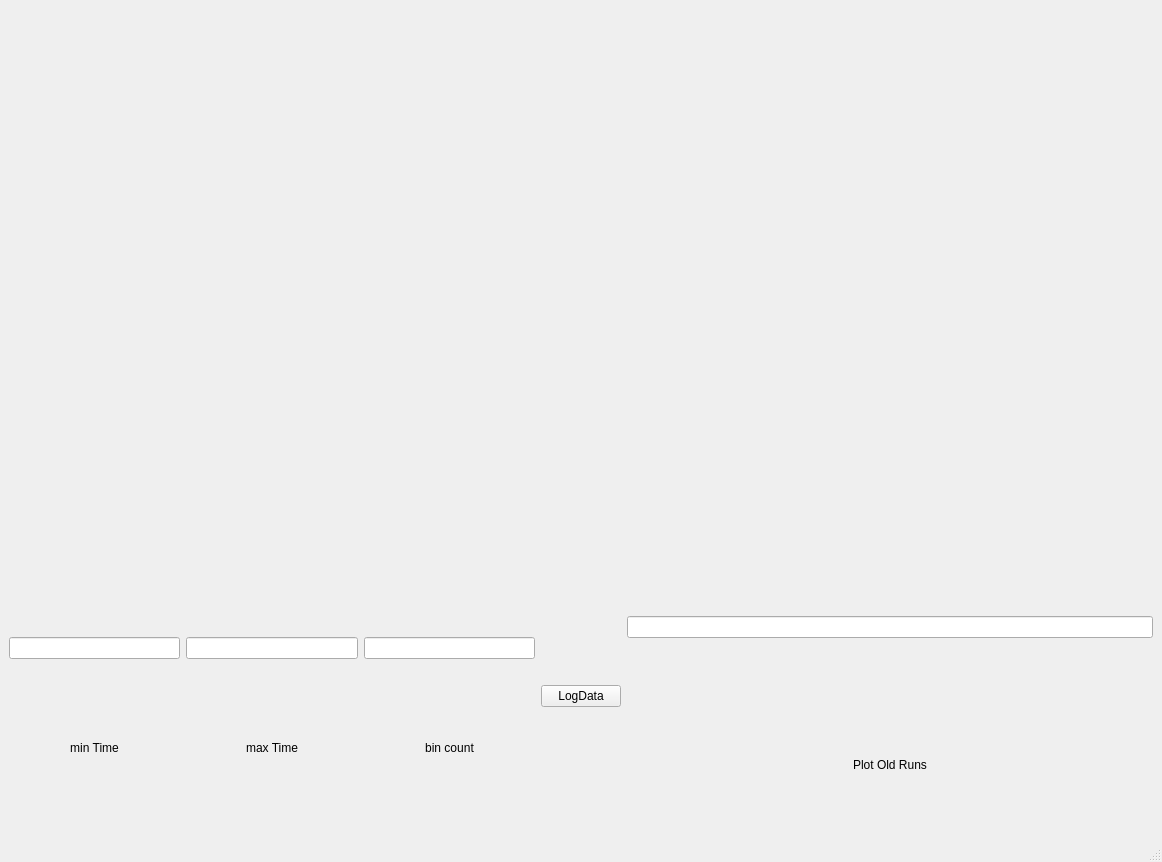
<?xml version="1.0" encoding="UTF-8"?>
<ui version="4.0">
 <class>MainWindow</class>
 <widget class="QMainWindow" name="MainWindow">
  <property name="geometry">
   <rect>
    <x>0</x>
    <y>0</y>
    <width>1162</width>
    <height>862</height>
   </rect>
  </property>
  <property name="windowTitle">
   <string>MainWindow</string>
  </property>
  <widget class="QWidget" name="centralwidget">
   <property name="autoFillBackground">
    <bool>true</bool>
   </property>
   <layout class="QGridLayout" name="gridLayout_2">
    <item row="1" column="1">
     <layout class="QGridLayout" name="gridLayout">
      <item row="0" column="0">
       <widget class="PlotWidget" name="tofPlotWidget" native="true">
        <property name="autoFillBackground">
         <bool>true</bool>
        </property>
       </widget>
      </item>
     </layout>
    </item>
    <item row="2" column="1">
     <layout class="QHBoxLayout" name="horizontalLayout">
      <item>
       <layout class="QGridLayout" name="gridLayout_3">
        <item row="1" column="0">
         <widget class="QLabel" name="tMinLabel">
          <property name="sizePolicy">
           <sizepolicy hsizetype="Minimum" vsizetype="Fixed">
            <horstretch>0</horstretch>
            <verstretch>0</verstretch>
           </sizepolicy>
          </property>
          <property name="text">
           <string>min Time</string>
          </property>
          <property name="alignment">
           <set>Qt::AlignCenter</set>
          </property>
         </widget>
        </item>
        <item row="1" column="2">
         <widget class="QLabel" name="tBinsLabel">
          <property name="sizePolicy">
           <sizepolicy hsizetype="Minimum" vsizetype="Fixed">
            <horstretch>0</horstretch>
            <verstretch>0</verstretch>
           </sizepolicy>
          </property>
          <property name="text">
           <string>bin count</string>
          </property>
          <property name="alignment">
           <set>Qt::AlignCenter</set>
          </property>
         </widget>
        </item>
        <item row="1" column="1">
         <widget class="QLabel" name="tMaxLabel">
          <property name="sizePolicy">
           <sizepolicy hsizetype="Minimum" vsizetype="Fixed">
            <horstretch>0</horstretch>
            <verstretch>0</verstretch>
           </sizepolicy>
          </property>
          <property name="text">
           <string>max Time</string>
          </property>
          <property name="alignment">
           <set>Qt::AlignCenter</set>
          </property>
         </widget>
        </item>
        <item row="0" column="1">
         <widget class="QLineEdit" name="tMaxLineEdit">
          <property name="alignment">
           <set>Qt::AlignCenter</set>
          </property>
         </widget>
        </item>
        <item row="0" column="0">
         <widget class="QLineEdit" name="tMinLineEdit">
          <property name="alignment">
           <set>Qt::AlignCenter</set>
          </property>
         </widget>
        </item>
        <item row="0" column="2">
         <widget class="QLineEdit" name="tBinsLineEdit">
          <property name="alignment">
           <set>Qt::AlignCenter</set>
          </property>
         </widget>
        </item>
       </layout>
      </item>
      <item>
       <widget class="QPushButton" name="scanToggler">
        <property name="text">
         <string>LogData</string>
        </property>
       </widget>
      </item>
      <item>
       <layout class="QVBoxLayout" name="verticalLayout_2">
        <item alignment="Qt::AlignVCenter">
         <widget class="QLineEdit" name="loadOldRunsLineEdit">
          <property name="alignment">
           <set>Qt::AlignCenter</set>
          </property>
         </widget>
        </item>
        <item alignment="Qt::AlignVCenter">
         <widget class="QLabel" name="loadOldRunsLabel">
          <property name="sizePolicy">
           <sizepolicy hsizetype="Minimum" vsizetype="Minimum">
            <horstretch>0</horstretch>
            <verstretch>0</verstretch>
           </sizepolicy>
          </property>
          <property name="text">
           <string>Plot Old Runs</string>
          </property>
          <property name="alignment">
           <set>Qt::AlignCenter</set>
          </property>
         </widget>
        </item>
       </layout>
      </item>
     </layout>
    </item>
    <item row="0" column="1">
     <widget class="PlotWidget" name="timeStreamPlotWidget" native="true">
      <property name="autoFillBackground">
       <bool>true</bool>
      </property>
     </widget>
    </item>
   </layout>
  </widget>
  <widget class="QMenuBar" name="menubar">
   <property name="geometry">
    <rect>
     <x>0</x>
     <y>0</y>
     <width>1162</width>
     <height>26</height>
    </rect>
   </property>
  </widget>
  <widget class="QStatusBar" name="statusbar"/>
 </widget>
 <customwidgets>
  <customwidget>
   <class>PlotWidget</class>
   <extends>QWidget</extends>
   <header location="global">pyqtgraph</header>
   <container>1</container>
  </customwidget>
 </customwidgets>
 <resources/>
 <connections/>
</ui>
